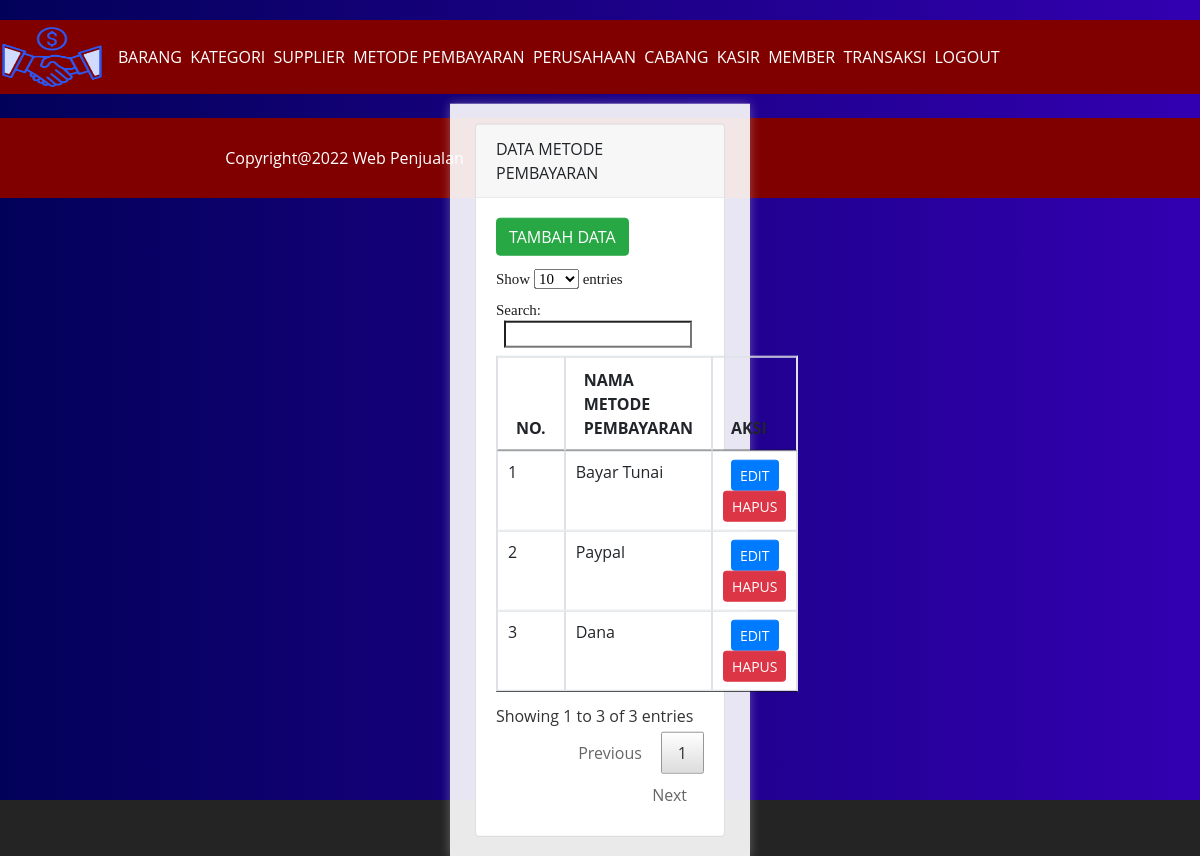
Page /index.php?page=metodepembayaran (signed in) on the committed database.
### tables this page shows
CREATE TABLE `metode_pembayaran` (
  `id_metode_pembayaran` int(11) NOT NULL,
  `nama_metode` varchar(100) NOT NULL
);

### page/metodepembayaran/home.php (the view)
<body>
  <div class="container" style="margin-top: 80px">
    <div class="row">
      <div class="col-md-12">
        <div class="card">
          <div class="card-header">
            DATA METODE PEMBAYARAN
          </div>
          <div class="card-body">
            <a href="index.php?page=metodepembayaran&act=tambah" class="btn btn-md btn-success" style="margin-bottom: 10px">TAMBAH DATA</a>
            <table class="table table-bordered" id="myTable">
              <thead>
                <tr>
                  <th scope="col">NO.</th>
                  <th scope="col">NAMA METODE PEMBAYARAN</th>
                  <th scope="col">AKSI</th>
                </tr>
              </thead>
              <tbody>
                <?php
                    $no = 1;
                    $query = mysqli_query($connection,"SELECT * FROM metode_pembayaran");
                    while($row = mysqli_fetch_array($query)){
                ?>
                <tr>
                    <td><?php echo $no++ ?></td>
                    <td><?php echo $row['nama_metode'] ?></td>
                    <td class="text-center">
                      <a href="index.php?page=metodepembayaran&act=edit&id=<?php echo $row['id_metode_pembayaran'] ?>" class="btn btn-sm btn-primary">EDIT</a>
                      <a href="index.php?page=metodepembayaran&act=hapus&id=<?php echo $row['id_metode_pembayaran'] ?>" class="btn btn-sm btn-danger">HAPUS</a>
                    </td>
                </tr>
              <?php } ?>
              </tbody>
            </table>
          </div>
        </div>
    </div>
  </div>
  </div>

### assets/css/navbar.css (style rules this page uses)
a { text-decoration: none; color: #fff; margin: auto; }

### assets/css/footer.css (style rules this page uses)
a { color: white; margin: 5px; text-decoration: none; }
body { position: relative; }

### assets/css/cssform.css (style rules this page uses)
body { background: linear-gradient(to left, #3300b1, #020159);; background-repeat: no-repeat; padding-top: 20px; }

### assets/css/style.css (style rules this page uses)
* { margin: 0; padding: 0; outline: 0; font-family: 'Open Sans', sans-serif; }
body { height: 100vh; background-color: #242424; background-size: cover; background-position: center; background-repeat: no-repeat; }
a { color: maroon; font-family: 'Open Sans', sans-serif; }
.container { position: absolute; left: 50%; top: 50%; transform: translate(-50%,-50%); padding: 20px 25px; width: 300px; background-color: rgba(255, 255, 255, .9); box-shadow: 0 0 10px rgba(255,255,255,.3); }

### rows in the picture
metode_pembayaran: nama_metode "Bayar Tunai"
metode_pembayaran: nama_metode "Paypal"
metode_pembayaran: nama_metode "Dana"
